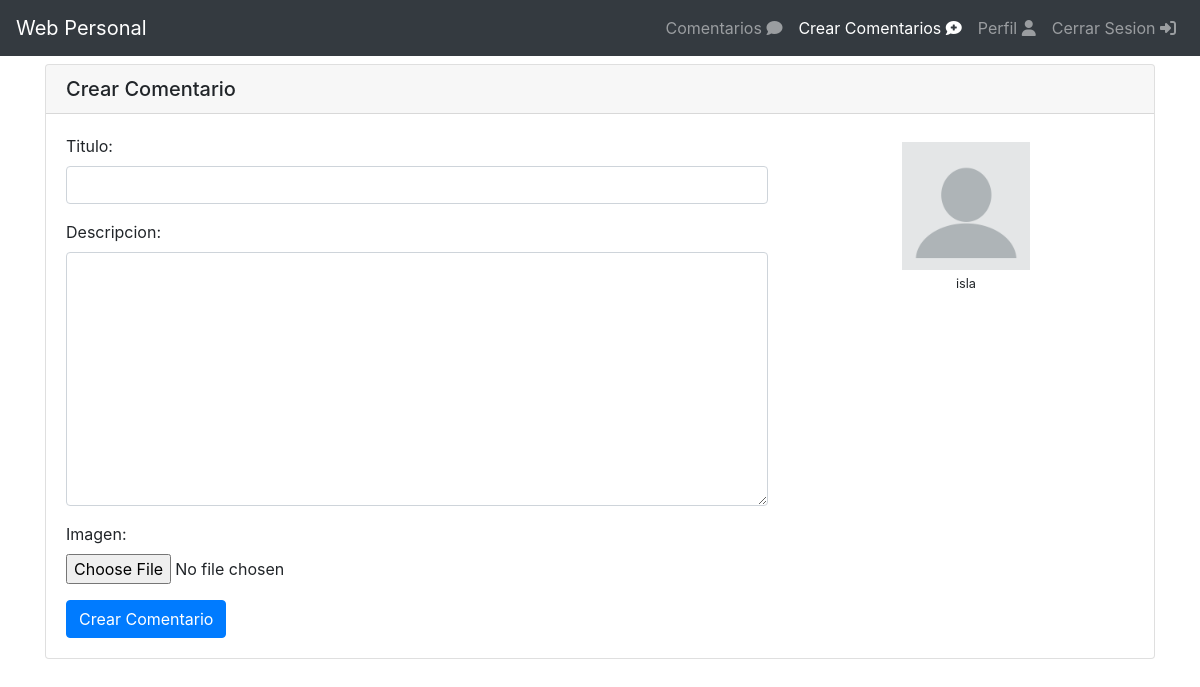
Before: /agregar_comentario/ (signed in) with the older database file.
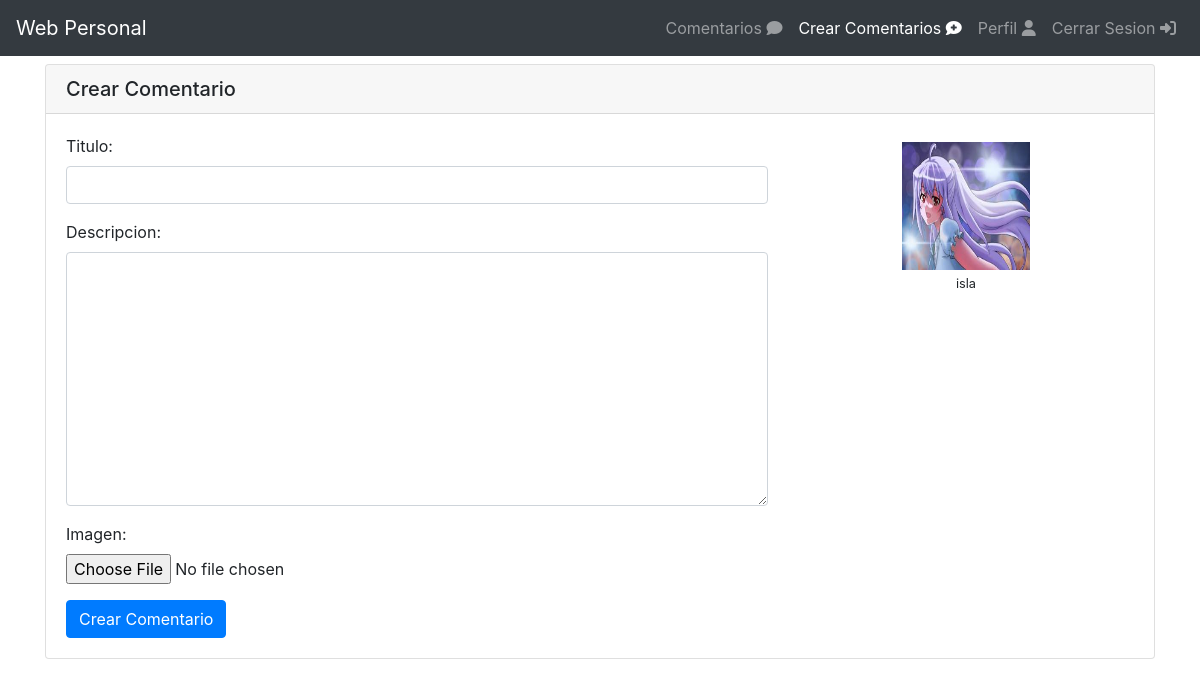
After: the same page with the newer database file.
### profiles/models.py (models this page shows, shortened)
class Profile(models.Model):
    user = models.OneToOneField(User, on_delete=models.CASCADE)
    avatar = models.ImageField(default='avatar.png', upload_to='profiles/')
    biography = models.TextField(default='Esta es mi Biografia :v')
    created_at = models.DateTimeField(auto_now_add=True)

### users/models.py (models this page shows, shortened)
class User(AbstractUser):
    phone = models.CharField(max_length=14)

### commentaries/views.py (the view, shortened to what this page needs)
# urls.py: path('agregar_comentario/', views.CommentarieCreateView.as_view(), name='add_commentarie'),
class CommentarieCreateView(LoginRequiredMixin, SuccessMessageMixin, CreateView):
    login_url = 'users:login'
    template_name = 'commentaries/add_commentarie.html'
    model = Commentarie
    form_class = CommentarieForm
    success_message = 'El comentario a sido creado'
    def get_context_data(self, **kwargs):
        context = super().get_context_data(**kwargs)
        user = self.request.user
        profile = Profile.objects.get(user=user)
        context['profile'] = profile
        return context

### commentaries/forms.py
class CommentarieForm(ModelForm):
    class Meta:
        model = Commentarie
        fields = [
            'title', 'description', 'image'
        ]
        labels = {
            'title': 'Titulo',
            'description': 'Descripcion',
            'image': 'Imagen',
        }
    def __init__(self, *args, **kwargs):
        super().__init__(*args, **kwargs)
        self.fields['title'].widget.attrs.update({
            'class': 'form-control',
        })
        self.fields['description'].widget.attrs.update({
            'class': 'form-control',
        })
        self.fields['image'].widget.attrs.update({
            'class': 'form-control-file',
        })

### commentaries/templates/commentaries/add_commentarie.html (shortened to what this page needs)
{% extends 'base.html' %}
{% block content %}
    <div class="card mt-2">
        <div class="card-header">
            <h5 class="card-title mb-0">Crear Comentario</h5>
        </div>
        <div class="card-body">
            <form>
                <div class="row">
                    <div class="col-md-8">
                        {% for fields in form %}
                            <div class="form-group">
                                {{ fields.label_tag }}
                                {{ fields }}
                            </div>
                        {% endfor %}
                    </div>
                    <div class="col-md-4">
                        <div class="text-center">
                            {% if profile.avatar %}
                                <img src="{{ profile.avatar.url }}" alt="Imagen de usuario" class="rounded-circel img-responsive mt-2" width="128" height="128">
                            {% endif %}
                            <div>
                                <small>{{ profile.user.username }}</small>
                            </div>
                        </div>
                    </div>
                </div>
                <button type="submit" class="btn btn-primary">Crear Comentario</button>
            </form>
        </div>
    </div>
{% endblock %}

Changed rows visible on the page:
changed Profile "isla": avatar: picture added in place of a placeholder
